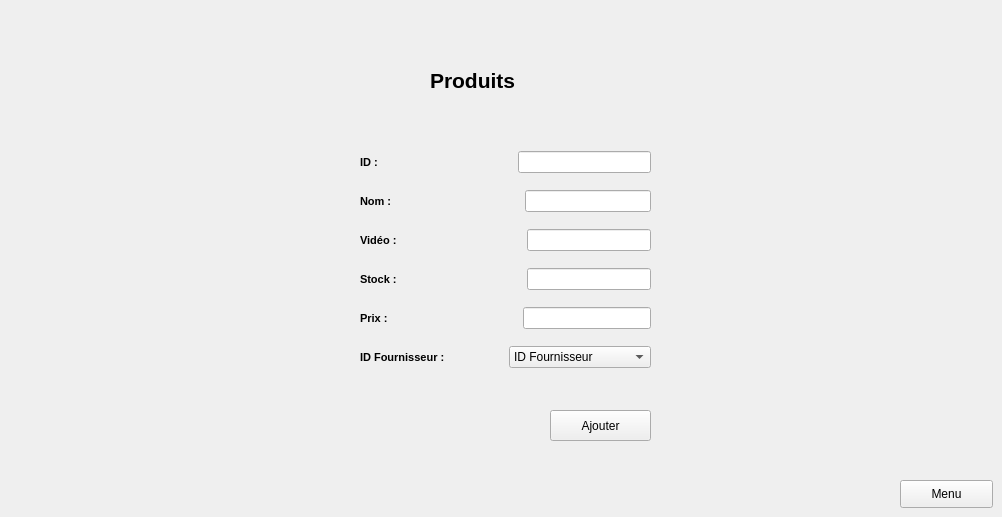
           <widget class="QWidget" name="Ajouter_3">
            <attribute name="title">
             <string>Ajouter un produit</string>
            </attribute>
            <widget class="QLabel" name="label_51">
             <property name="geometry">
              <rect>
               <x>430</x>
               <y>60</y>
               <width>211</width>
               <height>41</height>
              </rect>
             </property>
             <property name="font">
              <font>
               <pointsize>16</pointsize>
               <weight>75</weight>
               <bold>true</bold>
              </font>
             </property>
             <property name="styleSheet">
              <string notr="true">color: black;</string>
             </property>
             <property name="text">
              <string>Produits</string>
             </property>
            </widget>
            <widget class="QPushButton" name="valider_2">
             <property name="geometry">
              <rect>
               <x>550</x>
               <y>410</y>
               <width>101</width>
               <height>31</height>
              </rect>
             </property>
             <property name="text">
              <string>Ajouter</string>
             </property>
            </widget>
            <widget class="QPushButton" name="homeButton_15">
             <property name="geometry">
              <rect>
               <x>900</x>
               <y>480</y>
               <width>93</width>
               <height>28</height>
              </rect>
             </property>
             <property name="text">
              <string>Menu</string>
             </property>
            </widget>
            <widget class="QWidget" name="layoutWidget_11">
             <property name="geometry">
              <rect>
               <x>360</x>
               <y>140</y>
               <width>291</width>
               <height>241</height>
              </rect>
             </property>
             <layout class="QVBoxLayout" name="verticalLayout_44">
              <item>
               <layout class="QHBoxLayout" name="horizontalLayout_97">
                <item>
                 <widget class="QLabel" name="label_52">
                  <property name="font">
                   <font>
                    <pointsize>8</pointsize>
                    <weight>75</weight>
                    <bold>true</bold>
                   </font>
                  </property>
                  <property name="styleSheet">
                   <string notr="true">color:black;
</string>
                  </property>
                  <property name="text">
                   <string>ID :</string>
                  </property>
                 </widget>
                </item>
                <item>
                 <spacer name="horizontalSpacer_77">
                  <property name="orientation">
                   <enum>Qt::Horizontal</enum>
                  </property>
                  <property name="sizeHint" stdset="0">
                   <size>
                    <width>40</width>
                    <height>20</height>
                   </size>
                  </property>
                 </spacer>
                </item>
                <item>
                 <widget class="QLineEdit" name="lineEdit_id_2">
                  <property name="styleSheet">
                   <string notr="true"/>
                  </property>
                 </widget>
                </item>
               </layout>
              </item>
              <item>
               <layout class="QHBoxLayout" name="horizontalLayout_98">
                <item>
                 <widget class="QLabel" name="label_72">
                  <property name="font">
                   <font>
                    <pointsize>8</pointsize>
                    <weight>75</weight>
                    <bold>true</bold>
                   </font>
                  </property>
                  <property name="styleSheet">
                   <string notr="true">color: black;</string>
                  </property>
                  <property name="text">
                   <string>Nom :</string>
                  </property>
                 </widget>
                </item>
                <item>
                 <spacer name="horizontalSpacer_78">
                  <property name="orientation">
                   <enum>Qt::Horizontal</enum>
                  </property>
                  <property name="sizeHint" stdset="0">
                   <size>
                    <width>40</width>
                    <height>20</height>
                   </size>
                  </property>
                 </spacer>
                </item>
                <item>
                 <widget class="QLineEdit" name="lineEdit_nom_3">
                  <property name="styleSheet">
                   <string notr="true"/>
                  </property>
                 </widget>
                </item>
               </layout>
              </item>
              <item>
               <layout class="QHBoxLayout" name="horizontalLayout_99">
                <item>
                 <widget class="QLabel" name="label_73">
                  <property name="font">
                   <font>
                    <pointsize>8</pointsize>
                    <weight>75</weight>
                    <bold>true</bold>
                   </font>
                  </property>
                  <property name="styleSheet">
                   <string notr="true">color:black;</string>
                  </property>
                  <property name="text">
                   <string>Vidéo :</string>
                  </property>
                 </widget>
                </item>
                <item>
                 <spacer name="horizontalSpacer_79">
                  <property name="orientation">
                   <enum>Qt::Horizontal</enum>
                  </property>
                  <property name="sizeHint" stdset="0">
                   <size>
                    <width>40</width>
                    <height>20</height>
                   </size>
                  </property>
                 </spacer>
                </item>
                <item>
                 <widget class="QLineEdit" name="lineEdit_viedo_2">
                  <property name="styleSheet">
                   <string notr="true"/>
                  </property>
                 </widget>
                </item>
               </layout>
              </item>
              <item>
               <layout class="QHBoxLayout" name="horizontalLayout_100">
                <item>
                 <widget class="QLabel" name="label_115">
                  <property name="font">
                   <font>
                    <pointsize>8</pointsize>
                    <weight>75</weight>
                    <bold>true</bold>
                   </font>
                  </property>
                  <property name="styleSheet">
                   <string notr="true">color: black;</string>
                  </property>
                  <property name="text">
                   <string>Stock :</string>
                  </property>
                 </widget>
                </item>
                <item>
                 <spacer name="horizontalSpacer_80">
                  <property name="orientation">
                   <enum>Qt::Horizontal</enum>
                  </property>
                  <property name="sizeHint" stdset="0">
                   <size>
                    <width>40</width>
                    <height>20</height>
                   </size>
                  </property>
                 </spacer>
                </item>
                <item>
                 <widget class="QLineEdit" name="lineEdit_stock_2">
                  <property name="styleSheet">
                   <string notr="true"/>
                  </property>
                 </widget>
                </item>
               </layout>
              </item>
              <item>
               <layout class="QHBoxLayout" name="horizontalLayout_101">
                <item>
                 <widget class="QLabel" name="label_116">
                  <property name="font">
                   <font>
                    <pointsize>8</pointsize>
                    <weight>75</weight>
                    <bold>true</bold>
                   </font>
                  </property>
                  <property name="styleSheet">
                   <string notr="true">color: black;</string>
                  </property>
                  <property name="text">
                   <string>Prix :</string>
                  </property>
                 </widget>
                </item>
                <item>
                 <spacer name="horizontalSpacer_81">
                  <property name="orientation">
                   <enum>Qt::Horizontal</enum>
                  </property>
                  <property name="sizeHint" stdset="0">
                   <size>
                    <width>40</width>
                    <height>20</height>
                   </size>
                  </property>
                 </spacer>
                </item>
                <item>
                 <widget class="QLineEdit" name="lineEdit_prix_2">
                  <property name="styleSheet">
                   <string notr="true"/>
                  </property>
                 </widget>
                </item>
               </layout>
              </item>
              <item>
               <layout class="QHBoxLayout" name="horizontalLayout_102">
                <item>
                 <widget class="QLabel" name="label_117">
                  <property name="font">
                   <font>
                    <pointsize>8</pointsize>
                    <weight>75</weight>
                    <bold>true</bold>
                   </font>
                  </property>
                  <property name="styleSheet">
                   <string notr="true">color: black;</string>
                  </property>
                  <property name="text">
                   <string>ID Fournisseur :</string>
                  </property>
                 </widget>
                </item>
                <item>
                 <widget class="QComboBox" name="comboBox_7">
                  <item>
                   <property name="text">
                    <string>ID Fournisseur</string>
                   </property>
                  </item>
                 </widget>
                </item>
               </layout>
              </item>
             </layout>
            </widget>
           </widget>
